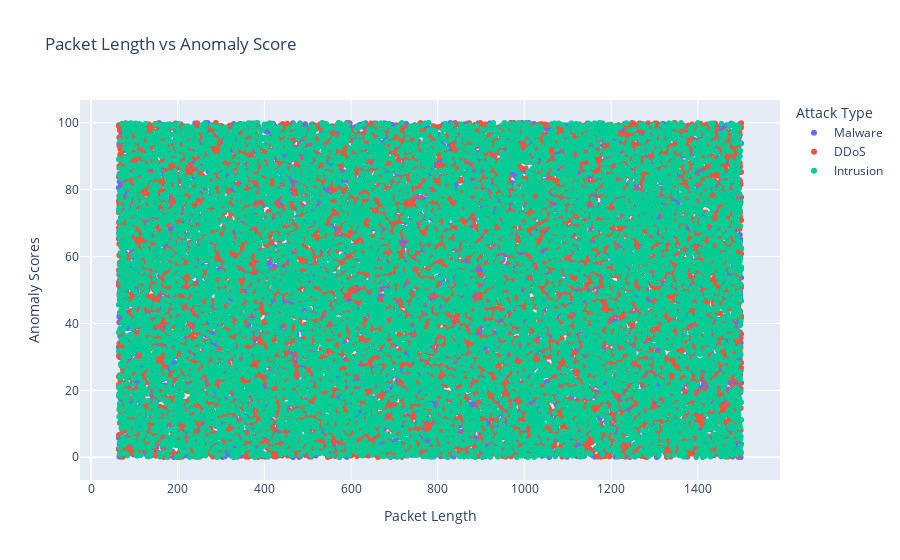

The code cell stored with this chart in its notebook:
### Code cell
temp_data = processed_data[["Packet Length","Anomaly Scores", "Attack Type"]]
fig = px.scatter(temp_data, x="Packet Length", y="Anomaly Scores", color="Attack Type", title="Packet Length vs Anomaly Score")
fig.show()

### Figure 1 — Plotly figure (JSON) as saved in the notebook; plotly's stock layout.template omitted (floating-point values rounded to 4 significant figures; data arrays with more than 128 entries replaced by an {"elided": "..."} marker saying what was removed)
{"data": [{"hovertemplate": "Attack Type=Malware<br>Packet Length=%{x}<br>Anomaly Scores=%{y}<extra></extra>", "legendgroup": "Malware", "marker": {"color": "#636efa", "symbol": "circle"}, "mode": "markers", "name": "Malware", "showlegend": true, "type": "scattergl", "x": {"elided": "13307 int values"}, "xaxis": "x", "y": {"elided": "13307 float values"}, "yaxis": "y"}, {"hovertemplate": "Attack Type=DDoS<br>Packet Length=%{x}<br>Anomaly Scores=%{y}<extra></extra>", "legendgroup": "DDoS", "marker": {"color": "#EF553B", "symbol": "circle"}, "mode": "markers", "name": "DDoS", "showlegend": true, "type": "scattergl", "x": {"elided": "13428 int values"}, "xaxis": "x", "y": {"elided": "13428 float values"}, "yaxis": "y"}, {"hovertemplate": "Attack Type=Intrusion<br>Packet Length=%{x}<br>Anomaly Scores=%{y}<extra></extra>", "legendgroup": "Intrusion", "marker": {"color": "#00cc96", "symbol": "circle"}, "mode": "markers", "name": "Intrusion", "showlegend": true, "type": "scattergl", "x": {"elided": "13265 int values"}, "xaxis": "x", "y": {"elided": "13265 float values"}, "yaxis": "y"}], "layout": {"legend": {"title": {"text": "Attack Type"}, "tracegroupgap": 0}, "title": {"text": "Packet Length vs Anomaly Score"}, "xaxis": {"anchor": "y", "domain": [0, 1], "title": {"text": "Packet Length"}}, "yaxis": {"anchor": "x", "domain": [0, 1], "title": {"text": "Anomaly Scores"}}}}
